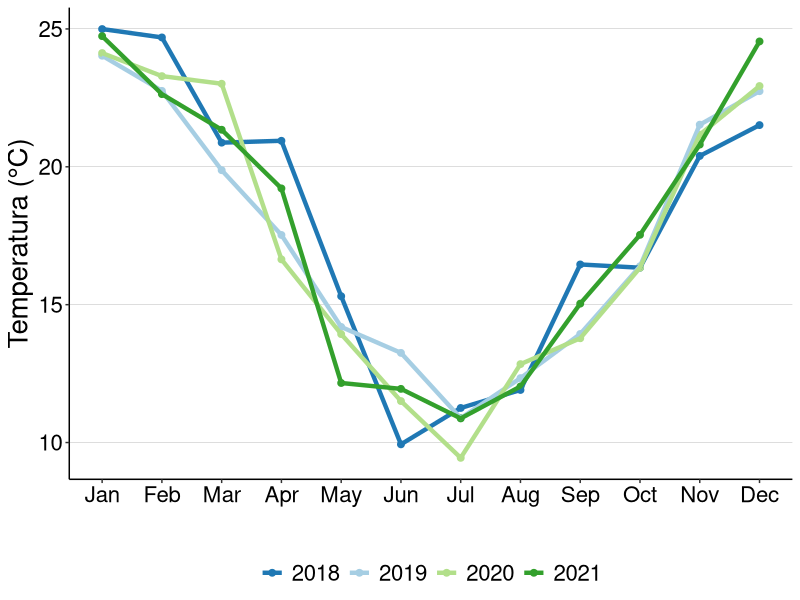
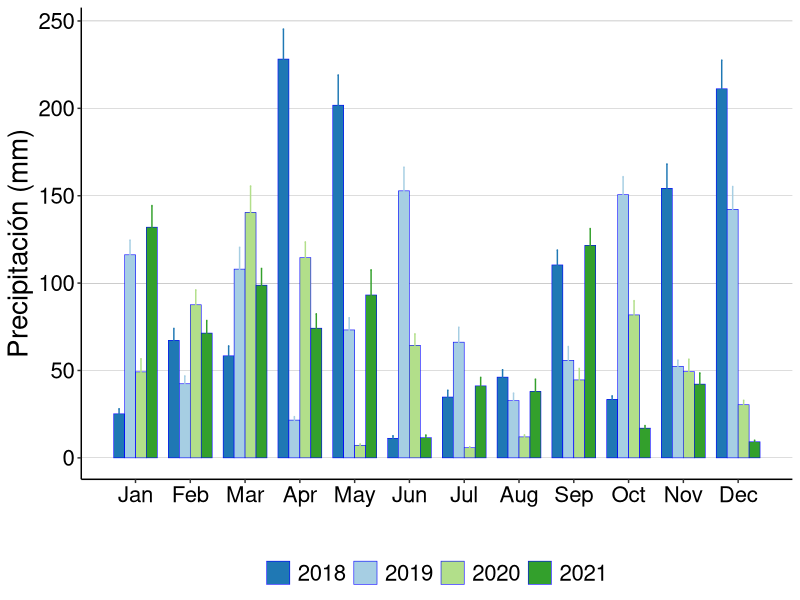

The R source for these figures, in order:
## ---- chunk 1
knitr::opts_chunk$set(warning = FALSE, message = FALSE, echo = FALSE)

#Load library
library(readxl)

#Create object "db_met_mor" which contains climate data
db_met_mor <- read_excel("database.xlsx", sheet = "II_M_inta")
#Delete unnecessary columns
db_met_mor<-db_met_mor[,-c(12:28)]

db_met_mor$year<-as.factor(db_met_mor$year)
db_met_mor$date<-as.POSIXct(db_met_mor$date,format="%m-%d-%Y")

db_met_mor$temp_abr<-as.numeric(db_met_mor$temp_abr)
db_met_mor$pp_pluv<-as.numeric(db_met_mor$pp_pluv)
# db_met_mor$month<-factor(db_met_mor$month, levels = c("Ene", "Feb", "Mar", "Abr", "May", "Jun", "Jul", "Ago", "Sep", "Oct", "Nov", "Dic"))

## ---- chunk 2
knitr::opts_chunk$set(warning = FALSE, message = FALSE, echo = FALSE)

db_met_mor<-na.omit(db_met_mor)

library(dplyr)
table_met_temp <- db_met_mor %>%
  dplyr::group_by(year, month) %>%
  dplyr::summarise(n=n(),
                   Mean=mean(temp_abr),
                   sd=sd(temp_abr))

table_met_pp_pluv <- db_met_mor %>%
  dplyr::group_by(year, month) %>%
  dplyr::summarise(Mean_pp=sum(pp_pluv),
                   sd_pp=sd(pp_pluv))

datos_unidos <- merge(table_met_temp, table_met_pp_pluv, by = c("month", "year"))

palette <- c("#1F78B4","#A6CEE3",  "#B2DF8A", "#33A02C")
library(ggplot2)
gg_month_mor_temp<-ggplot(datos_unidos, aes(x = month, y = Mean, color = year, fill = year, width = 1)) +
    geom_point(size = 2) +
    stat_summary(fun = "mean", size = 1.5, geom = "line") +
    scale_color_manual(values = palette) +
    scale_fill_manual(values = palette) +
    # facet_grid(year ~ .) +
    labs(y = "Temperatura (°C)", x = "") +
    theme_classic() +
    theme(panel.grid.major.y = element_line(size = 0.05, color = 'black')) +
    theme(panel.grid.major.x = element_blank()) +
    theme(text = element_text(size = 20, color = 'black')) +
    theme(axis.text = element_text(color = 'black')) +
    theme(legend.position = "bottom") +
    theme(legend.title=element_blank())+
    scale_x_continuous(breaks = 1:12, labels = c("Jan", "Feb", "Mar", "Apr", "May", "Jun",
                                                 "Jul", "Aug", "Sep", "Oct", "Nov", "Dec"))

gg_month_mor_pp<-ggplot(datos_unidos, aes(x = month, y = Mean_pp, color = year, fill = year, width = 0.8)) +
    stat_summary(aes(y = Mean_pp), fun = "mean", size = .2, geom = "bar", position = position_dodge(0.8), color = "blue") +
    geom_errorbar(aes(ymin = Mean_pp - sd_pp, ymax = Mean_pp + sd_pp), width = .1, position = position_dodge(0.8)) +
    scale_color_manual(values = palette) +
    scale_fill_manual(values = palette) +
    # facet_grid(year ~ .) +
    labs(y = "Precipitación (mm)", x = "") +
    theme_classic() +
    theme(panel.grid.major.y = element_line(size = 0.05, color = 'black')) +
    theme(panel.grid.major.x = element_blank()) +
    theme(text = element_text(size = 20, color = 'black')) +
    theme(axis.text = element_text(color = 'black')) +
    theme(legend.position = "bottom") +
    theme(legend.title=element_blank())+
    scale_x_continuous(breaks = 1:12, labels = c("Jan", "Feb", "Mar", "Apr", "May", "Jun",
                                                 "Jul", "Aug", "Sep", "Oct", "Nov", "Dec"))

gg_month_mor_temp


## ---- chunk 3
knitr::opts_chunk$set(warning = FALSE, message = FALSE, echo = FALSE)

gg_month_mor_pp

